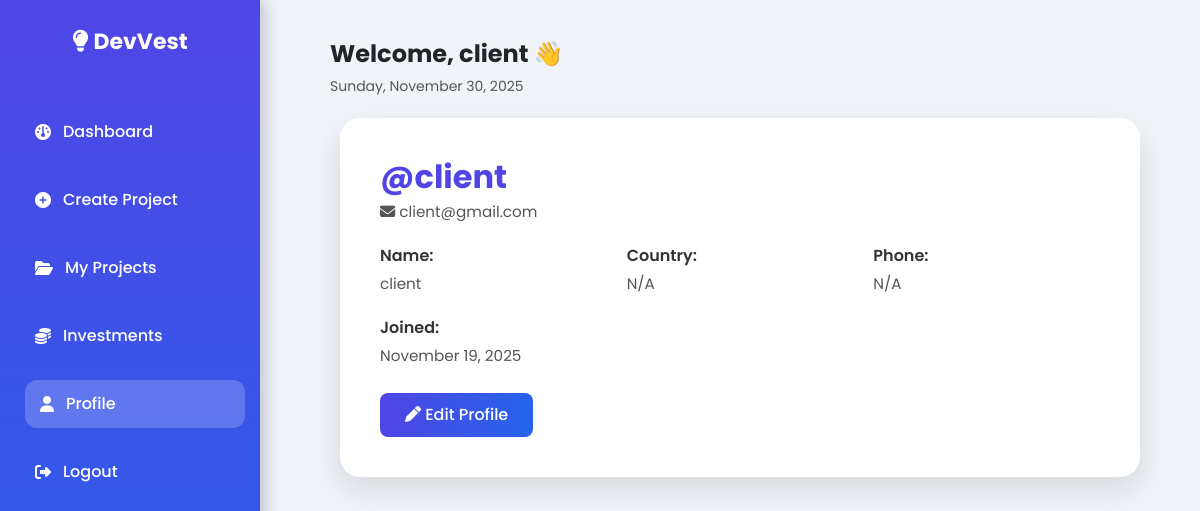
The app's page /client/client_profile.php (signed in) with its own data.
### tables this page shows
CREATE TABLE `users` (
  `id` int(11) NOT NULL,
  `username` varchar(255) NOT NULL,
  `email` varchar(150) NOT NULL,
  `password` varchar(255) NOT NULL,
  `role` enum('admin','client','investor') NOT NULL DEFAULT 'client',
  `created_at` timestamp NOT NULL DEFAULT current_timestamp(),
  `country` varchar(100) DEFAULT NULL,
  `phone` varchar(20) DEFAULT NULL,
  `status` enum('active','inactive') DEFAULT 'active',
  `city` varchar(100) DEFAULT NULL,
  `deleted_at` datetime DEFAULT NULL
);

### client/client_profile.php (the view, shortened to what this page needs)
<?php
require '../db_connect.php';
$user_id = $_SESSION['user_id'];
$client_name = $_SESSION['username'] ?? 'Client';
$date = date("l, F d, Y");
$stmt = $pdo->prepare("SELECT username, email, phone, country, created_at FROM users WHERE id = ?");
$stmt->execute([$user_id]);
$user = $stmt->fetch(PDO::FETCH_ASSOC) ?: [];
?>
<!DOCTYPE html>
<html lang="en">
<head>
<link href="https://cdn.jsdelivr.net/npm/bootstrap@5.3.3/dist/css/bootstrap.min.css" rel="stylesheet">
<link href="https://cdnjs.cloudflare.com/ajax/libs/font-awesome/6.5.0/css/all.min.css" rel="stylesheet">
</head>
<body>
<div class="sidebar">
  <div class="logo"><i class="fa-solid fa-lightbulb"></i> DevVest</div>
  <a href="client_dashboard.php"><i class="fa-solid fa-gauge"></i> Dashboard</a>
  <a href="create_project.php"><i class="fa-solid fa-plus-circle"></i> Create Project</a>
  <a href="client_project.php"><i class="fa-solid fa-folder-open"></i> My Projects</a>
  <a href="client_investments.php"><i class="fa-solid fa-coins"></i> Investments</a>
  <a href="client_profile.php" class="active"><i class="fa-solid fa-user"></i> Profile</a>
  <a href="../logout.php"><i class="fa-solid fa-right-from-bracket"></i> Logout</a>
</div>
<div class="main">
  <div class="header">
    <h4>Welcome, <?= htmlspecialchars($client_name) ?> 👋</h4>
    <small><?= $date ?></small>
  </div>
  <div class="profile-card">
    <h2>@<?= htmlspecialchars($user['username'] ?? $client_name) ?></h2>
    <p style="color:#555; margin-top:0; margin-bottom:20px; font-size:0.95em;"><i class="fa-solid fa-envelope"></i> <?= htmlspecialchars($user['email'] ?? 'N/A') ?></p>
    <div class="info-grid">
        <div><label>Name:</label><span><?= htmlspecialchars($user['username'] ?? $client_name) ?></span></div>
        <div><label>Country:</label><span><?= htmlspecialchars($user['country'] ?? 'N/A') ?></span></div>
        <div><label>Phone:</label><span><?= htmlspecialchars($user['phone'] ?? 'N/A') ?></span></div>
        <div><label>Joined:</label><span><?= isset($user['created_at']) ? date("F d, Y", strtotime($user['created_at'])) : 'N/A' ?></span></div>
    </div>
    <button class="btn btn-primary" data-bs-toggle="modal" data-bs-target="#editProfileModal"><i class="fa-solid fa-pen"></i> Edit Profile</button>
  </div>
</div>
</body>
</html>

### client/client_profile.php (style rules this page uses)
body { font-family: 'Poppins', sans-serif; background: #f0f4f8; margin:0; }
.sidebar { position: fixed; width: 260px; height: 100vh; background: linear-gradient(180deg, #4f46e5, #2563eb); color: #fff; padding: 25px 20px; display: flex; flex-direction: column; gap: 20px; z-index: 1500; box-shadow: 5px 0 15px rgba(0,0,0,0.2); }
.sidebar .logo { text-align: center; font-weight: 700; font-size: 22px; margin-bottom: 30px; }
.sidebar a { color: #fff; text-decoration: none; padding: 12px 15px; border-radius: 12px; display: flex; align-items: center; gap: 12px; font-weight: 500; transition: all 0.3s ease; }
.sidebar a.active, .sidebar a:hover { background: rgba(255,255,255,0.2); transform: translateX(5px); }
.main { margin-left: 280px; padding: 40px 50px; }
.header h4 { font-weight: 700; margin-bottom: 5px; }
.header small { color: #555; }
.profile-card { background: #fff; border-radius: 20px; box-shadow: 0 12px 30px rgba(0,0,0,0.12); padding: 40px; max-width: 800px; margin: 20px auto; text-align: left; position: relative; }
.profile-card h2 { color: #4f46e5; font-weight: 700; margin-bottom: 5px; }
.profile-card p { color: #555; margin-bottom: 25px; font-size: 0.95em; }
.info-grid { display: grid; grid-template-columns: repeat(auto-fit,minmax(200px,1fr)); gap: 20px; margin-bottom: 25px; }
.info-grid div { display: flex; flex-direction: column; }
.info-grid label { font-weight: 600; color: #333; margin-bottom: 5px; }
.info-grid span { color: #555; font-size: 0.95em; }
.btn-primary { background: linear-gradient(90deg,#4f46e5,#2563eb); border: none; border-radius: 8px; padding: 10px 25px; color: white; font-weight: 500; transition: 0.3s; }

### records on screen
users: username "client", email "client@gmail.com", country "N/A", phone "N/A", created_at "November 19, 2025"

### other values on screen
$client_name "client"
